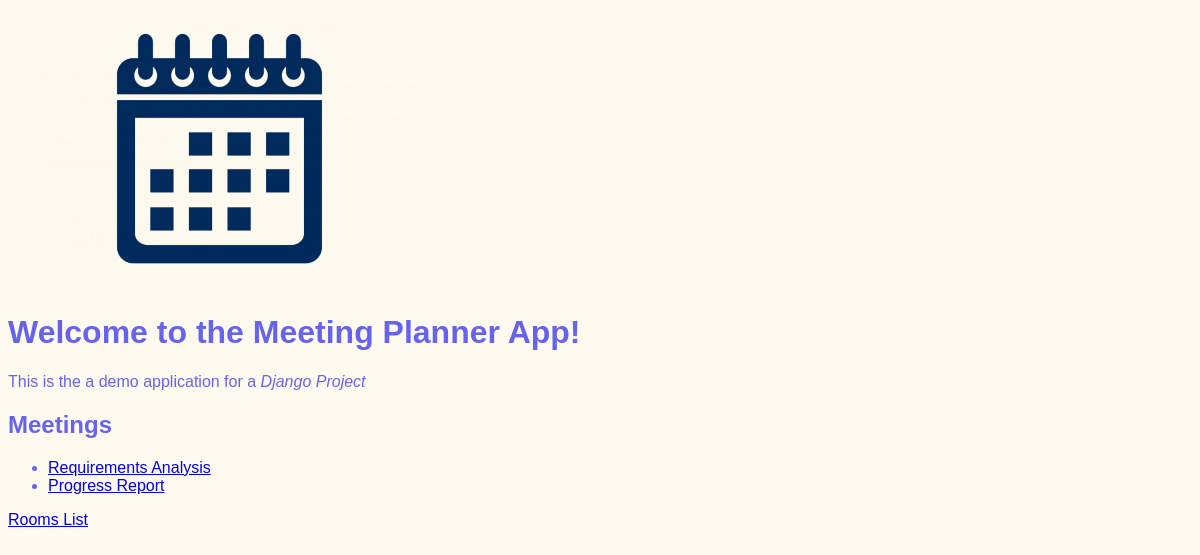
The page /welcome/ on the database as committed earlier.
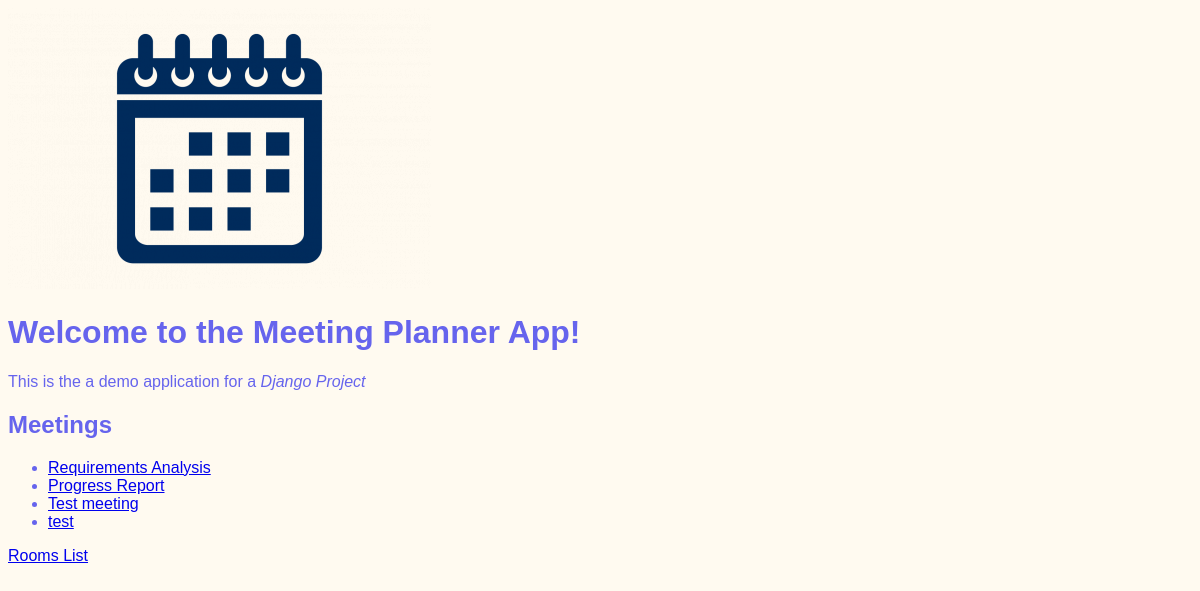
The same page on the database as committed later.
### meetings/models.py (models this page shows, shortened)
class Meeting(models.Model):
    title = models.CharField(max_length=200)
    date = models.DateField()
    start_time = models.TimeField(default=time(9))
    duration = models.IntegerField(default=1)
    room = models.ForeignKey(Room, on_delete=models.CASCADE)

### website/views.py (the view)
# urls.py: path('welcome/', welcome , name = 'welcome'),
def welcome(request):
    return render(request, "website/welcome.html",
    {"meetings": Meeting.objects.all()})

### website/templates/website/welcome.html (shortened to what this page needs)
 {%extends "base.html" %}
 {% block content %}
    <h1>Welcome to the Meeting Planner App!</h1>
    <p>
        This is the a demo application for a  <em>Django Project</em>
    </p>
    <h2>Meetings</h2>
    <ul>
        {% for meeting in meetings %}
        <li>
            <a href="{% url 'detail' meeting.id %}">
                {{ meeting.title }}
            </a>
        </li>
        {% endfor %}
    </ul>
    <a href="{% url 'rooms' %}">Rooms List</a>
{% endblock %}

Rows that differ between the two databases and show on the page:
added Meeting: title "Test meeting"
added Meeting: title "test"
